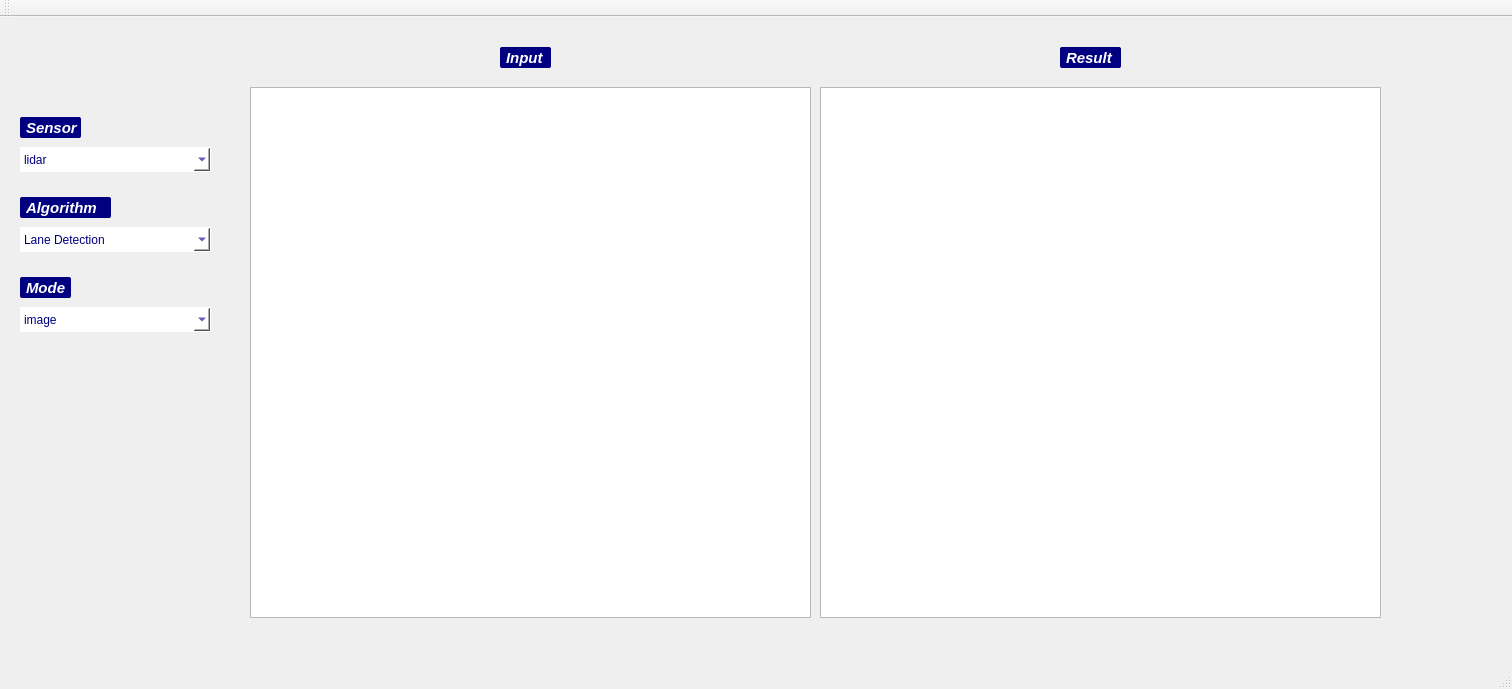
<?xml version="1.0" encoding="UTF-8"?>
<ui version="4.0">
 <class>MainWindow</class>
 <widget class="QMainWindow" name="MainWindow">
  <property name="geometry">
   <rect>
    <x>0</x>
    <y>0</y>
    <width>1512</width>
    <height>689</height>
   </rect>
  </property>
  <property name="windowTitle">
   <string>MainWindow</string>
  </property>
  <property name="styleSheet">
   <string notr="true">QLabel{ 
border-radius: 2px;
padding: 2px;
background-color: rgba(0, 0, 128, 1.0);
font: bold italic 15px;
color:white;
}

QComboBox
{
    color:rgba(0, 0, 128, 1.0);
    background-color: white;
    border-color: white;
    border-width: 1px;
    border-style: solid;
    padding: 1px 0px 1px 3px; /*This makes text colour work*/
}</string>
  </property>
  <widget class="QWidget" name="centralwidget">
   <widget class="QComboBox" name="comboBox">
    <property name="geometry">
     <rect>
      <x>20</x>
      <y>130</y>
      <width>191</width>
      <height>25</height>
     </rect>
    </property>
    <item>
     <property name="text">
      <string>lidar</string>
     </property>
    </item>
    <item>
     <property name="text">
      <string>cam</string>
     </property>
    </item>
    <item>
     <property name="text">
      <string>can</string>
     </property>
    </item>
    <item>
     <property name="text">
      <string>imu</string>
     </property>
    </item>
    <item>
     <property name="text">
      <string>gps</string>
     </property>
    </item>
   </widget>
   <widget class="QComboBox" name="comboBox_2">
    <property name="geometry">
     <rect>
      <x>20</x>
      <y>210</y>
      <width>191</width>
      <height>25</height>
     </rect>
    </property>
    <item>
     <property name="text">
      <string>Lane Detection</string>
     </property>
    </item>
    <item>
     <property name="text">
      <string>Object Detection</string>
     </property>
    </item>
   </widget>
   <widget class="QComboBox" name="comboBox_3">
    <property name="geometry">
     <rect>
      <x>20</x>
      <y>290</y>
      <width>191</width>
      <height>25</height>
     </rect>
    </property>
    <item>
     <property name="text">
      <string>image</string>
     </property>
    </item>
    <item>
     <property name="text">
      <string>video</string>
     </property>
    </item>
    <item>
     <property name="text">
      <string>real time</string>
     </property>
    </item>
   </widget>
   <widget class="QGraphicsView" name="graphicsView">
    <property name="geometry">
     <rect>
      <x>250</x>
      <y>70</y>
      <width>561</width>
      <height>531</height>
     </rect>
    </property>
   </widget>
   <widget class="QLabel" name="label">
    <property name="geometry">
     <rect>
      <x>20</x>
      <y>100</y>
      <width>61</width>
      <height>21</height>
     </rect>
    </property>
    <property name="text">
     <string>Sensor</string>
    </property>
   </widget>
   <widget class="QLabel" name="label_2">
    <property name="geometry">
     <rect>
      <x>20</x>
      <y>180</y>
      <width>91</width>
      <height>21</height>
     </rect>
    </property>
    <property name="text">
     <string>Algorithm</string>
    </property>
   </widget>
   <widget class="QLabel" name="label_3">
    <property name="geometry">
     <rect>
      <x>20</x>
      <y>260</y>
      <width>51</width>
      <height>21</height>
     </rect>
    </property>
    <property name="text">
     <string>Mode</string>
    </property>
   </widget>
   <widget class="QGraphicsView" name="graphicsView_2">
    <property name="geometry">
     <rect>
      <x>820</x>
      <y>70</y>
      <width>561</width>
      <height>531</height>
     </rect>
    </property>
   </widget>
   <widget class="QLabel" name="label_4">
    <property name="geometry">
     <rect>
      <x>500</x>
      <y>30</y>
      <width>51</width>
      <height>21</height>
     </rect>
    </property>
    <property name="text">
     <string>Input</string>
    </property>
   </widget>
   <widget class="QLabel" name="label_5">
    <property name="geometry">
     <rect>
      <x>1060</x>
      <y>30</y>
      <width>61</width>
      <height>21</height>
     </rect>
    </property>
    <property name="text">
     <string>Result</string>
    </property>
   </widget>
  </widget>
  <widget class="QMenuBar" name="menubar">
   <property name="geometry">
    <rect>
     <x>0</x>
     <y>0</y>
     <width>1512</width>
     <height>22</height>
    </rect>
   </property>
  </widget>
  <widget class="QStatusBar" name="statusbar"/>
  <widget class="QToolBar" name="toolBar">
   <property name="windowTitle">
    <string>toolBar</string>
   </property>
   <attribute name="toolBarArea">
    <enum>TopToolBarArea</enum>
   </attribute>
   <attribute name="toolBarBreak">
    <bool>false</bool>
   </attribute>
  </widget>
 </widget>
 <resources/>
 <connections/>
</ui>
